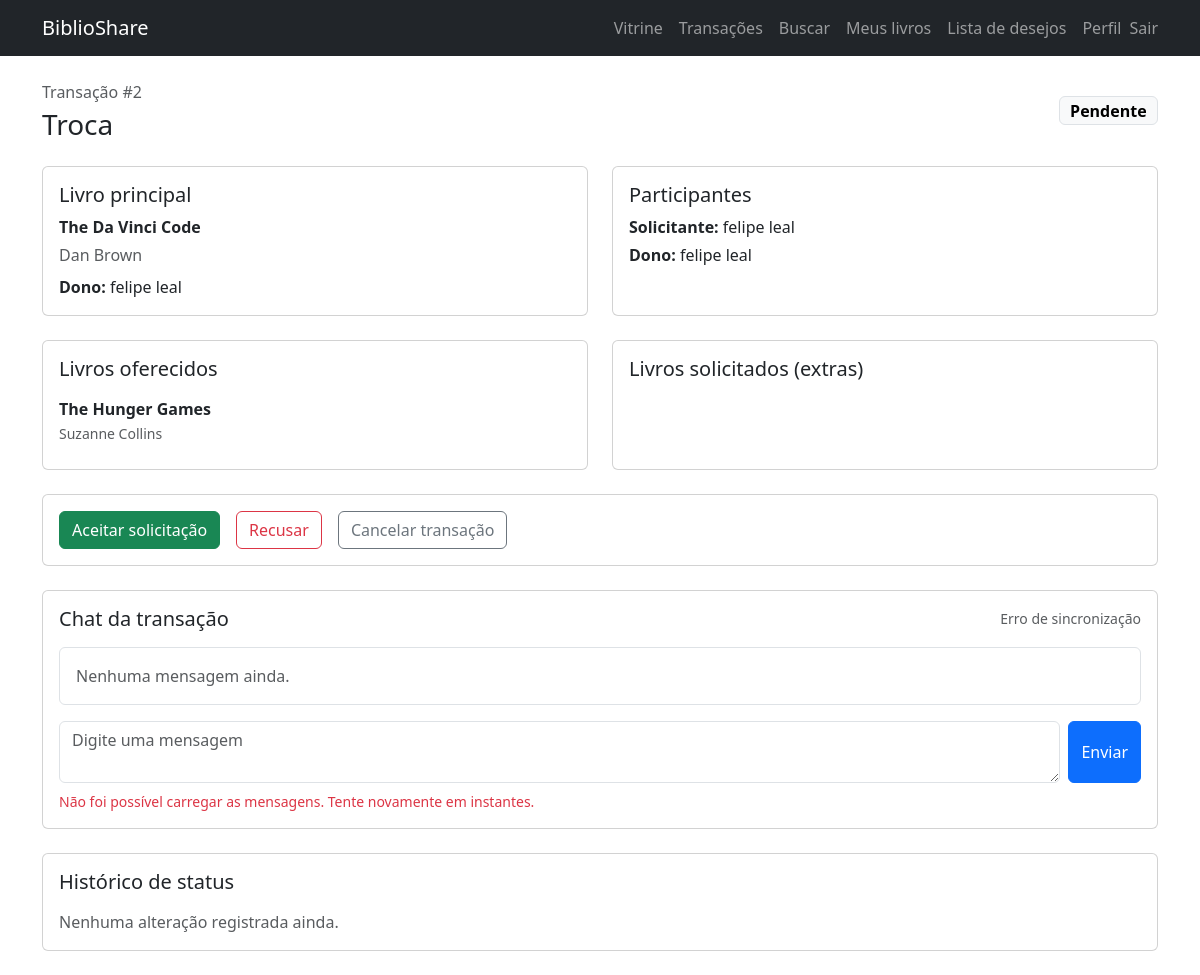
Before: /transacoes/2/ (signed in) with the older database file.
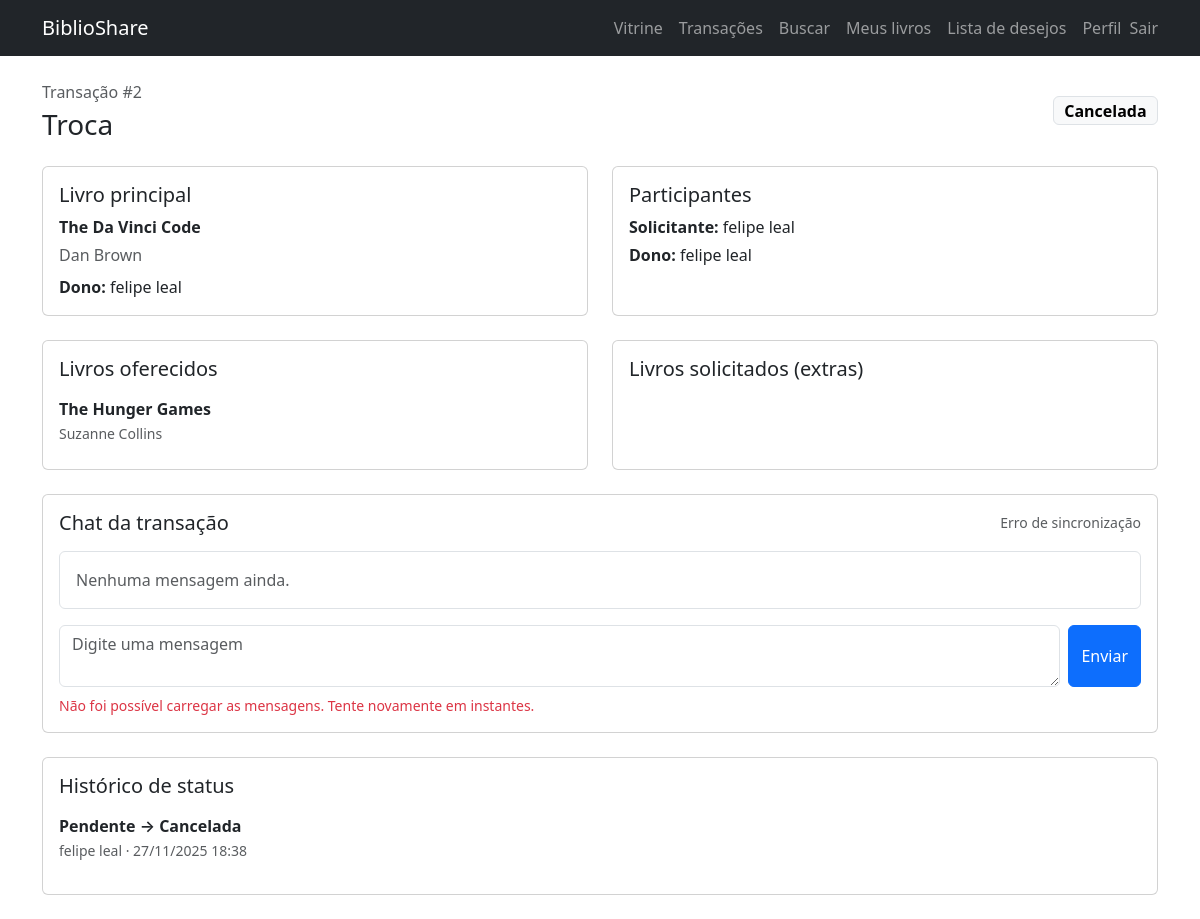
After: the same page with the newer database file.
### transacoes/models.py (models this page shows, shortened)
class Transacao(models.Model):
    class Tipo(models.TextChoices):
        DOACAO = 'DOACAO', 'Doação'
        EMPRESTIMO = 'EMPRESTIMO', 'Empréstimo'
        ALUGUEL = 'ALUGUEL', 'Aluguel'
        TROCA = 'TROCA', 'Troca'
    class Status(models.TextChoices):
        PENDENTE = 'PENDENTE', 'Pendente'
        ACEITA = 'ACEITA', 'Aceita'
        EM_POSSE = 'EM_POSSE', 'Em posse'
        CONCLUIDA = 'CONCLUIDA', 'Concluída'
        CANCELADA = 'CANCELADA', 'Cancelada'
    tipo = models.CharField('tipo', max_length=20, choices=Tipo.choices)
    status = models.CharField('status', max_length=20, choices=Status.choices, default=Status.PENDENTE)
    solicitante = models.ForeignKey(
        settings.AUTH_USER_MODEL,
        on_delete=models.CASCADE,
        related_name='transacoes_solicitadas',
        verbose_name='solicitante',
    )
    dono = models.ForeignKey(
        settings.AUTH_USER_MODEL,
        on_delete=models.CASCADE,
        related_name='transacoes_recebidas',
        verbose_name='dono',
    )
    livro_principal = models.ForeignKey(
        'livros.Livro',
        on_delete=models.CASCADE,
        related_name='transacoes_principais',
        verbose_name='livro principal',
    )
    livros_oferecidos = models.ManyToManyField(
        'livros.Livro',
        related_name='transacoes_oferecidas',
        verbose_name='livros oferecidos',
        blank=True,
    )
    livros_solicitados = models.ManyToManyField(
        'livros.Livro',
        related_name='transacoes_solicitadas_livros',
        verbose_name='livros solicitados',
        blank=True,
    )
    data_limite_devolucao = models.DateField('data limite de devolução', null=True, blank=True)
    criado_em = models.DateTimeField('criado em', auto_now_add=True)
    atualizado_em = models.DateTimeField('atualizado em', auto_now=True)
    class Meta:
        ordering = ('-criado_em',)
        verbose_name = 'Transação'
        verbose_name_plural = 'Transações'

class HistoricoTransacao(models.Model):
    transacao = models.ForeignKey(
        Transacao,
        on_delete=models.CASCADE,
        related_name='historicos',
        verbose_name='transação',
    )
    status_anterior = models.CharField('status anterior', max_length=20, choices=Transacao.Status.choices)
    status_novo = models.CharField('status novo', max_length=20, choices=Transacao.Status.choices)
    usuario = models.ForeignKey(
        settings.AUTH_USER_MODEL,
        on_delete=models.CASCADE,
        related_name='historicos_transacoes',
        verbose_name='usuário',
    )
    criado_em = models.DateTimeField('criado em', auto_now_add=True)
    class Meta:
        ordering = ('-criado_em',)
        verbose_name = 'Histórico de transação'
        verbose_name_plural = 'Históricos de transação'

### livros/models.py (models this page shows, shortened)
class Livro(models.Model):
    class Modalidades(models.TextChoices):
        DOACAO = 'DOACAO', 'Doação'
        EMPRESTIMO = 'EMPRESTIMO', 'Empréstimo'
        ALUGUEL = 'ALUGUEL', 'Aluguel'
        TROCA = 'TROCA', 'Troca'
    dono = models.ForeignKey(
        settings.AUTH_USER_MODEL,
        on_delete=models.CASCADE,
        related_name='livros',
        verbose_name='dono',
    )
    isbn = models.CharField(
        'ISBN',
        max_length=20,
        blank=True,
        db_index=True,
    )
    titulo = models.CharField('título', max_length=255)
    autor = models.CharField('autor', max_length=255, blank=True)
    editora = models.CharField('editora', max_length=255, blank=True)
    ano_publicacao = models.CharField('ano de publicação', max_length=4, blank=True)
    capa_url = models.URLField('URL da capa', blank=True)
    sinopse = models.TextField('sinopse', blank=True)
    modalidades = models.JSONField('modalidades', default=list)
    valor_aluguel_semanal = models.DecimalField(
        'valor semanal do aluguel',
        max_digits=8,
        decimal_places=2,
        null=True,
        blank=True,
    )
    prazo_emprestimo_dias = models.PositiveIntegerField(
        'prazo do empréstimo (dias)',
        null=True,
        blank=True,
    )
    disponivel = models.BooleanField('disponível', default=True)
    criado_em = models.DateTimeField('criado em', auto_now_add=True)
    atualizado_em = models.DateTimeField('atualizado em', auto_now=True)
    class Meta:
        ordering = ('-criado_em',)
        verbose_name = 'Livro'
        verbose_name_plural = 'Livros'

### usuarios/models.py (models this page shows)
class Usuario(AbstractUser):
    email = models.EmailField('email', unique=True)
    foto_perfil = models.ImageField(
        'foto de perfil',
        upload_to='usuarios/fotos',
        blank=True,
        null=True,
    )
    cidade = models.CharField(
        'cidade',
        max_length=100,
        blank=True,
    )
    estado = models.CharField(
        'estado',
        max_length=50,
        blank=True,
    )
    vinculo_verificado = models.BooleanField(
        'vínculo verificado',
        default=False,
    )
    class Meta:
        verbose_name = 'Usuário'
        verbose_name_plural = 'Usuários'

### transacoes/views.py (the view, shortened to what this page needs)
class TransacaoDetalhesView(LoginRequiredMixin, DetailView):
    template_name = 'transacoes/detalhes.html'
    context_object_name = 'transacao'
    def get_queryset(self):
        usuario = self.request.user
        return (
            Transacao.objects.filter(Q(solicitante=usuario) | Q(dono=usuario))
            .select_related('solicitante', 'dono', 'livro_principal')
            .prefetch_related('livros_oferecidos', 'livros_solicitados', 'historicos__usuario')
        )
    def get_context_data(self, **kwargs):
        contexto = super().get_context_data(**kwargs)
        transacao = self.object
        usuario = self.request.user
        contexto['historicos'] = transacao.historicos.select_related('usuario')
        contexto['pode_aceitar'] = (
            usuario.id == transacao.dono_id and transacao.status == Transacao.Status.PENDENTE
        )
        contexto['pode_recusar'] = contexto['pode_aceitar']
        contexto['pode_cancelar'] = (
            transacao.status in (Transacao.Status.PENDENTE, Transacao.Status.ACEITA)
            and usuario.id in (transacao.dono_id, transacao.solicitante_id)
        )
        contexto['usuario_eh_solicitante'] = usuario.id == transacao.solicitante_id
        return contexto

### templates/transacoes/detalhes.html (shortened to what this page needs)
{% extends "base.html" %}
{% load static %}
{% block content %}
<div class="d-flex justify-content-between align-items-center mb-4">
  <div>
    <p class="text-muted mb-1">Transação #{{ transacao.id }}</p>
    <h1 class="h3 mb-0">{{ transacao.get_tipo_display }}</h1>
  </div>
  <span class="badge fs-6 text-bg-light border">{{ transacao.get_status_display }}</span>
</div>
<div class="row g-4 mb-4">
  <div class="col-md-6">
    <div class="card h-100">
      <div class="card-body">
        <h2 class="h5">Livro principal</h2>
        <p class="mb-1 fw-semibold">{{ transacao.livro_principal.titulo }}</p>
        <p class="text-muted mb-2">{{ transacao.livro_principal.autor }}</p>
        <p class="mb-0"><strong>Dono:</strong> {{ transacao.dono.get_full_name|default:transacao.dono.username }}</p>
      </div>
    </div>
  </div>
  <div class="col-md-6">
    <div class="card h-100">
      <div class="card-body">
        <h2 class="h5">Participantes</h2>
        <p class="mb-1"><strong>Solicitante:</strong> {{ transacao.solicitante.get_full_name|default:transacao.solicitante.username }}</p>
        <p class="mb-0"><strong>Dono:</strong> {{ transacao.dono.get_full_name|default:transacao.dono.username }}</p>
      </div>
    </div>
  </div>
</div>
{% if transacao.tipo == 'TROCA' %}
  <div class="row g-4 mb-4">
    <div class="col-md-6">
      <div class="card h-100">
        <div class="card-body">
          <h2 class="h5 mb-3">Livros oferecidos</h2>
          {% if transacao.livros_oferecidos.all %}
            <ul class="list-unstyled mb-0">
              {% for livro in transacao.livros_oferecidos.all %}
                <li class="mb-2">
                  <div class="fw-semibold">{{ livro.titulo }}</div>
                  <small class="text-muted">{{ livro.autor }}</small>
                </li>
              {% endfor %}
            </ul>
          {% else %}
            <p class="text-muted mb-0">Nenhum livro oferecido.</p>
          {% endif %}
        </div>
      </div>
    </div>
    <div class="col-md-6">
      <div class="card h-100">
        <div class="card-body">
          <h2 class="h5 mb-3">Livros solicitados (extras)</h2>
        </div>
      </div>
    </div>
  </div>
{% endif %}
{% if pode_aceitar or pode_recusar or pode_cancelar %}
  <div class="card mb-4">
    <div class="card-body d-flex flex-wrap gap-2">
      {% if pode_aceitar %}
        <form method="post" class="me-2">
          <button class="btn btn-success" type="submit">Aceitar solicitação</button>
        </form>
        <form method="post" class="me-2">
          <button class="btn btn-outline-danger" type="submit">Recusar</button>
        </form>
      {% endif %}
      {% if pode_cancelar %}
        <form method="post">
          <button class="btn btn-outline-secondary" type="submit">Cancelar transação</button>
        </form>
      {% endif %}
    </div>
  </div>
{% endif %}
<div
  class="card mb-4"
  data-chat-transacao="true"
  data-transacao-id="{{ transacao.id }}"
  data-chat-endpoint="{% url 'transacoes_api:transacoes-mensagens' pk=transacao.id %}"
>
  <div class="card-body d-flex flex-column">
    <div class="d-flex justify-content-between align-items-center mb-3">
      <h2 class="h5 mb-0">Chat da transação</h2>
      <small class="text-muted" data-chat-status>Conectando...</small>
    </div>
    <div
      class="border rounded p-3 mb-3 chat-mensagens"
      data-chat-mensagens
      data-usuario-id="{{ request.user.id }}"
      style="max-height: 320px; overflow-y: auto;"
    >
      <p class="text-muted mb-0" data-chat-placeholder>Nenhuma mensagem ainda.</p>
    </div>
    <form class="d-flex flex-column flex-md-row gap-2" data-chat-form>
      <div class="flex-grow-1">
        <textarea
          class="form-control"
          rows="2"
          maxlength="1000"
          placeholder="Digite uma mensagem"
          required
          data-chat-input
        ></textarea>
      </div>
      <button class="btn btn-primary flex-shrink-0" type="submit">Enviar</button>
    </form>
    <div class="text-danger small mt-2 d-none" data-chat-error></div>
  </div>
</div>
<div class="card">
  <div class="card-body">
    <h2 class="h5 mb-3">Histórico de status</h2>
    {% if historicos %}
      <ul class="list-unstyled mb-0">
        {% for registro in historicos %}
          <li class="mb-3">
            <div class="fw-semibold">{{ registro.get_status_anterior_display }} → {{ registro.get_status_novo_display }}</div>
            <small class="text-muted">
              {{ registro.usuario.get_full_name|default:registro.usuario.username }} ·
              {{ registro.criado_em|date:"d/m/Y H:i" }}
            </small>
          </li>
        {% endfor %}
      </ul>
    {% else %}
      <p class="text-muted mb-0">Nenhuma alteração registrada ainda.</p>
    {% endif %}
  </div>
</div>
{% endblock %}

### templates/base.html (shortened to what this page needs)
{% load static %}
<!doctype html>
<html lang="pt-BR">
  <head>
    <link href="https://cdn.jsdelivr.net/npm/bootstrap@5.3.3/dist/css/bootstrap.min.css" rel="stylesheet">
    <link href="{% static 'css/app.css' %}" rel="stylesheet">
  </head>
  <body>
    <nav class="navbar navbar-expand-lg navbar-dark bg-dark">
      <div class="container">
        <a class="navbar-brand" href="{% url 'home' %}">BiblioShare</a>
        <div class="collapse navbar-collapse" id="navbarNav">
          <ul class="navbar-nav ms-auto">
            {% if user.is_authenticated %}
            <li class="nav-item">
              <a class="nav-link" href="{% url 'livros_web:vitrine' %}">Vitrine</a>
            </li>
              <a class="nav-link" href="{% url 'transacoes_web:lista' %}">Transações</a>
            <li class="nav-item">
              <a class="nav-link" href="{% url 'livros_web:buscar' %}">Buscar</a>
            </li>
              <li class="nav-item">
                <a class="nav-link" href="{% url 'livros_web:meus-livros' %}">Meus livros</a>
              </li>
              <li class="nav-item">
                <a class="nav-link" href="{% url 'livros_web:lista-desejos' %}">Lista de desejos</a>
              </li>
              <li class="nav-item">
                <a class="nav-link" href="{% url 'usuarios_web:perfil' %}">Perfil</a>
              </li>
              <li class="nav-item">
                <form method="post" action="{% url 'usuarios_web:sair' %}" class="d-inline">
                  <button type="submit" class="nav-link btn btn-link px-0 text-decoration-none">Sair</button>
                </form>
              </li>
            {% endif %}
          </ul>
        </div>
      </div>
    </nav>
    <main class="container py-4">
      {% block content %}{% endblock %}
    </main>
  </body>
</html>

Changed rows visible on the page:
changed Transacao "Troca": status "Pendente" → "Cancelada"
added HistoricoTransacao: status_anterior "Pendente", status_novo "Cancelada", usuario.get_full_name "felipe leal", criado_em "27/11/2025 18:38"
Other visible differences:
text no longer shown: "Aceitar solicitação Recusar Cancelar transação Nenhuma alteração registrada ainda."
